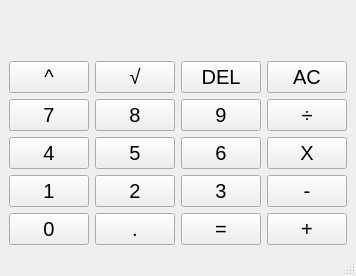
<?xml version="1.0" encoding="UTF-8"?>
<ui version="4.0">
 <class>MainWindow</class>
 <widget class="QMainWindow" name="MainWindow">
  <property name="geometry">
   <rect>
    <x>0</x>
    <y>0</y>
    <width>340</width>
    <height>276</height>
   </rect>
  </property>
  <property name="windowTitle">
   <string>MainWindow</string>
  </property>
  <widget class="QWidget" name="centralwidget">
   <layout class="QVBoxLayout" name="verticalLayout">
    <item>
     <layout class="QVBoxLayout" name="verticalLayout_2">
      <item>
       <widget class="QLabel" name="Calculo">
        <property name="font">
         <font>
          <family>Arial</family>
          <pointsize>24</pointsize>
         </font>
        </property>
        <property name="text">
         <string/>
        </property>
       </widget>
      </item>
      <item>
       <layout class="QHBoxLayout" name="horizontalLayout_6">
        <item>
         <widget class="QPushButton" name="potencia">
          <property name="styleSheet">
           <string notr="true">font-size: 20px
</string>
          </property>
          <property name="text">
           <string>^</string>
          </property>
         </widget>
        </item>
        <item>
         <widget class="QPushButton" name="raiz">
          <property name="styleSheet">
           <string notr="true">font-size: 20px
</string>
          </property>
          <property name="text">
           <string>√</string>
          </property>
         </widget>
        </item>
        <item>
         <widget class="QPushButton" name="borrar">
          <property name="styleSheet">
           <string notr="true">font-size: 20px
</string>
          </property>
          <property name="text">
           <string>DEL</string>
          </property>
         </widget>
        </item>
        <item>
         <widget class="QPushButton" name="borrartodo">
          <property name="styleSheet">
           <string notr="true">font-size: 20px
</string>
          </property>
          <property name="text">
           <string>AC</string>
          </property>
         </widget>
        </item>
       </layout>
      </item>
      <item>
       <layout class="QHBoxLayout" name="horizontalLayout_4">
        <item>
         <widget class="QPushButton" name="boton7">
          <property name="styleSheet">
           <string notr="true">font-size: 20px
</string>
          </property>
          <property name="text">
           <string>7</string>
          </property>
         </widget>
        </item>
        <item>
         <widget class="QPushButton" name="boton8">
          <property name="styleSheet">
           <string notr="true">font-size: 20px
</string>
          </property>
          <property name="text">
           <string>8</string>
          </property>
         </widget>
        </item>
        <item>
         <widget class="QPushButton" name="boton9">
          <property name="styleSheet">
           <string notr="true">font-size: 20px
</string>
          </property>
          <property name="text">
           <string>9</string>
          </property>
         </widget>
        </item>
        <item>
         <widget class="QPushButton" name="division">
          <property name="styleSheet">
           <string notr="true">font-size: 20px
</string>
          </property>
          <property name="text">
           <string>÷</string>
          </property>
         </widget>
        </item>
       </layout>
      </item>
      <item>
       <layout class="QHBoxLayout" name="horizontalLayout_2">
        <item>
         <widget class="QPushButton" name="boton4">
          <property name="styleSheet">
           <string notr="true">font-size: 20px
</string>
          </property>
          <property name="text">
           <string>4</string>
          </property>
         </widget>
        </item>
        <item>
         <widget class="QPushButton" name="boton5">
          <property name="styleSheet">
           <string notr="true">font-size: 20px
</string>
          </property>
          <property name="text">
           <string>5</string>
          </property>
         </widget>
        </item>
        <item>
         <widget class="QPushButton" name="boton6">
          <property name="styleSheet">
           <string notr="true">font-size: 20px
</string>
          </property>
          <property name="text">
           <string>6</string>
          </property>
         </widget>
        </item>
        <item>
         <widget class="QPushButton" name="producto">
          <property name="styleSheet">
           <string notr="true">font-size: 20px
</string>
          </property>
          <property name="text">
           <string>X</string>
          </property>
         </widget>
        </item>
       </layout>
      </item>
      <item>
       <layout class="QHBoxLayout" name="horizontalLayout_3">
        <item>
         <widget class="QPushButton" name="boton1">
          <property name="styleSheet">
           <string notr="true">font-size: 20px
</string>
          </property>
          <property name="text">
           <string>1</string>
          </property>
         </widget>
        </item>
        <item>
         <widget class="QPushButton" name="boton2">
          <property name="styleSheet">
           <string notr="true">font-size: 20px
</string>
          </property>
          <property name="text">
           <string>2</string>
          </property>
         </widget>
        </item>
        <item>
         <widget class="QPushButton" name="boton3">
          <property name="styleSheet">
           <string notr="true">font-size: 20px
</string>
          </property>
          <property name="text">
           <string>3</string>
          </property>
         </widget>
        </item>
        <item>
         <widget class="QPushButton" name="resta">
          <property name="styleSheet">
           <string notr="true">font-size: 20px
</string>
          </property>
          <property name="text">
           <string>-</string>
          </property>
         </widget>
        </item>
       </layout>
      </item>
      <item>
       <layout class="QHBoxLayout" name="horizontalLayout">
        <item>
         <widget class="QPushButton" name="boton0">
          <property name="styleSheet">
           <string notr="true">font-size: 20px
</string>
          </property>
          <property name="text">
           <string>0</string>
          </property>
         </widget>
        </item>
        <item>
         <widget class="QPushButton" name="punto">
          <property name="styleSheet">
           <string notr="true">font-size: 20px
</string>
          </property>
          <property name="text">
           <string>.</string>
          </property>
         </widget>
        </item>
        <item>
         <widget class="QPushButton" name="igual">
          <property name="styleSheet">
           <string notr="true">font-size: 20px
</string>
          </property>
          <property name="text">
           <string>=</string>
          </property>
         </widget>
        </item>
        <item>
         <widget class="QPushButton" name="suma">
          <property name="styleSheet">
           <string notr="true">font-size: 20px
</string>
          </property>
          <property name="text">
           <string>+</string>
          </property>
         </widget>
        </item>
       </layout>
      </item>
     </layout>
    </item>
   </layout>
  </widget>
  <widget class="QStatusBar" name="statusbar"/>
 </widget>
 <resources/>
 <connections/>
</ui>
